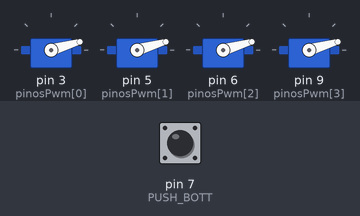
This sketch was run on a simulated Arduino Uno, built with avr-gcc and run on an emulated ATmega328P. Shown: 4 × servo. Inputs (shaded band) come from the test bench; at power-on: pin 7 (PUSH_BOTT) HIGH.

Above: at 1.2 s.
1.3 s: pin 7 (PUSH_BOTT) pulled LOW for 0.15 s
At 1.37 s:
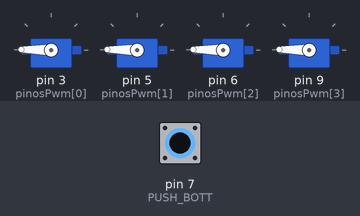
2.9 s: pin 7 (PUSH_BOTT) pulled LOW for 3.2 s
At 7.4 s:
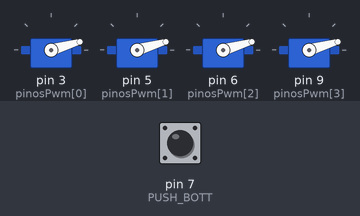
Timing chart, 0 to 8.9 s (numbered marks = the images above; inputs shaded):
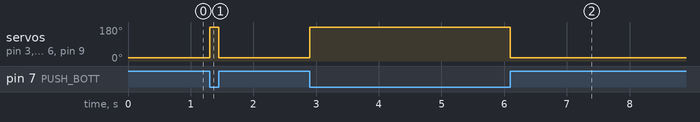

Measured:
- after the input at 1.3 s, servo on pin 3 (pinosPwm[0]), servo on pin 5 (pinosPwm[1]), servo on pin 6 (pinosPwm[2]), servo on pin 9 (pinosPwm[3]): 16° → 179° at once, → 16° 0.15 s later
- after the input at 2.9 s, servo on pin 3 (pinosPwm[0]), servo on pin 5 (pinosPwm[1]), servo on pin 6 (pinosPwm[2]), servo on pin 9 (pinosPwm[3]): 16° → 179° at once, → 16° 3.2 s later

The sketch:

Calibrar_ESCs_ino.ino
```cpp
/*
  Configurar ESCs:
    O codigo abaixo envia um pulso pwm proporcional a entrada analogica de um potenciometro, controlando os quatro escs simultameamente
    O objetivo principal  calibrar os escs de forma que todos fiquem iguais
    Ultima atualizaçao: 06/09/2016 - Bruno Eduardo S. de Oliveira
*/

#include <Servo.h>

#define QUANT_MOTOR 4                  // Definiço de quantos motores serao testados
#define PUSH_BOTT 7                       // Pino analogico ligado ao potenciometro

Servo motores[QUANT_MOTOR];            // Cria um vetor de objetos servo, com tamanho QUANT_MOTOR
int pinosPwm[] = {3, 5, 6, 9, 10, 11}; // Vetor com os pinos que possuem funçao pwm

void setup()
{
  for(int i=0; i<QUANT_MOTOR; i++)
    motores[i].attach(pinosPwm[i]);    // Anexa os motores com os pinos pwm. ATENÇAO: OS PINOS ESTAO EM ORDEM CRESCENTE
  //Serial.begin(9600);                  //Inicia o terminal serial
  pinMode(7, INPUT);
}

void loop()
{
  int val = digitalRead(PUSH_BOTT);        // Le o valor do potenciometro (de 0 a 1023)
  if(val == LOW)
    val = 179;
  else
    val = 16;
  //Serial.println(val);                 // Imprime no terminal o resultado da conversao
  for(int i=0; i<QUANT_MOTOR; i++){
    motores[i].write(val);             // Escreve em cada motor o valor convertido
    //Serial.println(i);                 // Imprime no terminal o resultado da conversao
  }


}
```
